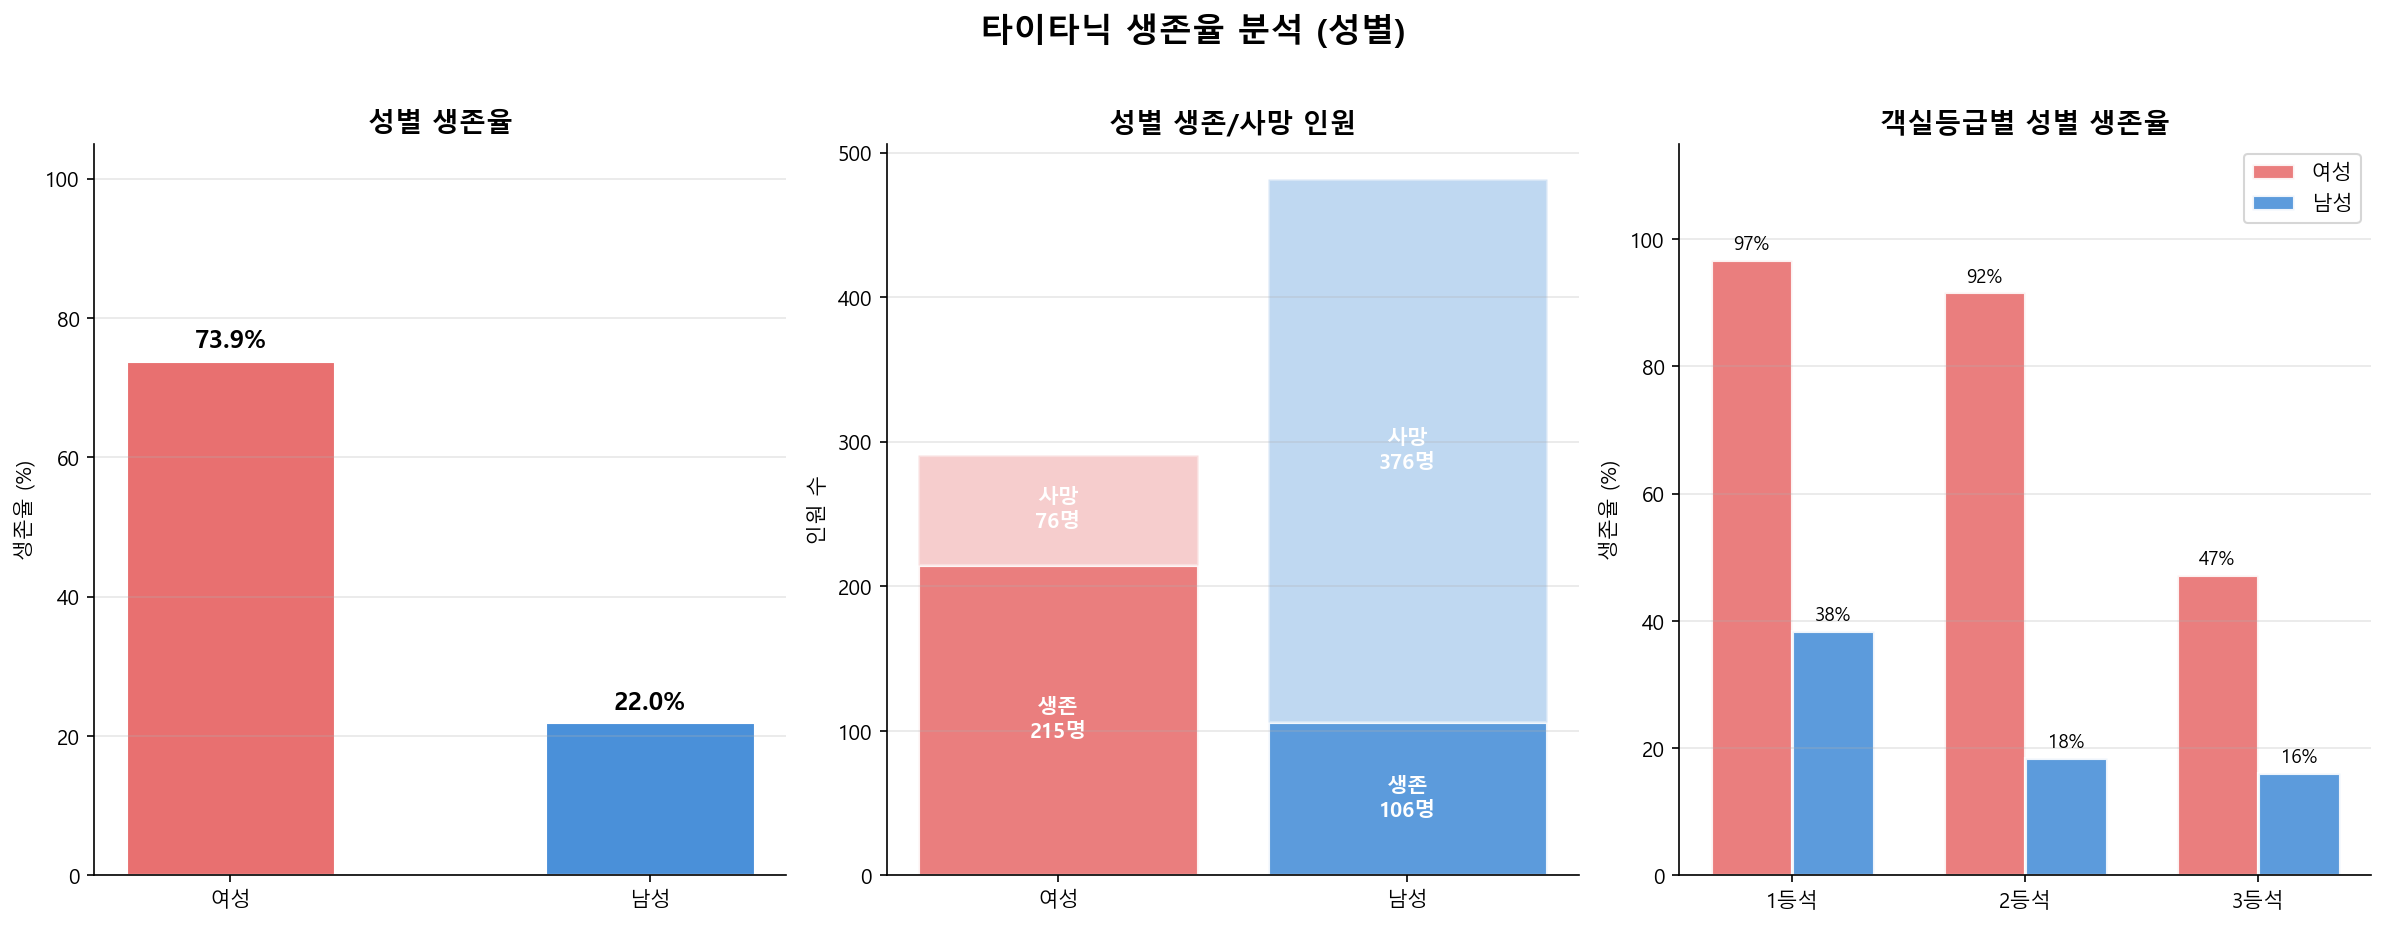

The Python source for this figure:
import pandas as pd
import matplotlib.pyplot as plt
import matplotlib.font_manager as fm
import seaborn as sns
import numpy as np

# ─────────────────────────────────────────
# 1. 데이터 로드 (seaborn 내장 타이타닉 데이터셋)
# ─────────────────────────────────────────
df = sns.load_dataset('titanic')
print("=" * 50)
print("[원본 데이터 정보]")
print(f"행: {df.shape[0]}, 열: {df.shape[1]}")
print(df.info())
print("\n[결측치 현황]")
print(df.isnull().sum())

# ─────────────────────────────────────────
# 2. 데이터 클렌징
# ─────────────────────────────────────────

# (1) age: 결측값을 성별·객실등급 그룹 중앙값으로 채우기
df['age'] = df.groupby(['sex', 'pclass'])['age'].transform(
    lambda x: x.fillna(x.median())
)

# (2) embarked: 결측값을 최빈값으로 채우기
df['embarked'] = df['embarked'].fillna(df['embarked'].mode()[0])

# (3) deck: 결측값 비율이 높아 분석에서 제외
df.drop(columns=['deck'], inplace=True)

# (4) embark_town / alive / class / who / adult_male / alone
#     seaborn 데이터셋의 중복 파생 컬럼 제거
df.drop(columns=['embark_town', 'alive', 'class', 'who',
                 'adult_male', 'alone'], inplace=True)

# (5) 나머지 결측값 포함 행 제거
df.dropna(inplace=True)

# (6) 이상값 제거: age 0 이하, fare 음수
df = df[(df['age'] > 0) & (df['fare'] >= 0)]

# (7) 중복 행 제거
df.drop_duplicates(inplace=True)

print("\n[클렌징 후 데이터 정보]")
print(f"행: {df.shape[0]}, 열: {df.shape[1]}")
print(df.isnull().sum())

# ─────────────────────────────────────────
# 3. 남성 / 여성 생존율 계산
# ─────────────────────────────────────────
survival_by_sex = df.groupby('sex')['survived'].agg(
    전체인원='count',
    생존인원='sum'
)
survival_by_sex['생존율(%)'] = (
    survival_by_sex['생존인원'] / survival_by_sex['전체인원'] * 100
).round(2)

print("\n[성별 생존율]")
print(survival_by_sex)

# 객실등급별 성별 생존율
survival_by_sex_pclass = df.groupby(['sex', 'pclass'])['survived'].mean() * 100
survival_by_sex_pclass = survival_by_sex_pclass.reset_index()
survival_by_sex_pclass.columns = ['sex', 'pclass', '생존율(%)']
survival_by_sex_pclass['생존율(%)'] = survival_by_sex_pclass['생존율(%)'].round(2)

# ─────────────────────────────────────────
# 4. 한글 폰트 설정 (Windows 맑은 고딕)
# ─────────────────────────────────────────
plt.rcParams['font.family'] = 'Malgun Gothic'
plt.rcParams['axes.unicode_minus'] = False

# ─────────────────────────────────────────
# 5. 시각화
# ─────────────────────────────────────────
fig, axes = plt.subplots(1, 3, figsize=(16, 6))
fig.suptitle('타이타닉 생존율 분석 (성별)', fontsize=16, fontweight='bold', y=1.02)

colors_sex   = {'male': '#4A90D9', 'female': '#E87070'}
labels_ko    = {'male': '남성', 'female': '여성'}

# ── 차트 1: 성별 생존율 막대 그래프 ──
ax1 = axes[0]
sexes      = survival_by_sex.index.tolist()
rates      = survival_by_sex['생존율(%)'].values
bar_colors = [colors_sex[s] for s in sexes]
bars = ax1.bar(
    [labels_ko[s] for s in sexes], rates,
    color=bar_colors, edgecolor='white', linewidth=1.5, width=0.5
)
for bar, rate in zip(bars, rates):
    ax1.text(bar.get_x() + bar.get_width() / 2,
             bar.get_height() + 1,
             f'{rate:.1f}%', ha='center', va='bottom', fontweight='bold', fontsize=12)
ax1.set_title('성별 생존율', fontsize=13, fontweight='bold')
ax1.set_ylabel('생존율 (%)')
ax1.set_ylim(0, 105)
ax1.grid(axis='y', alpha=0.3)
ax1.spines[['top', 'right']].set_visible(False)

# ── 차트 2: 성별 생존/사망 인원 누적 막대 ──
ax2 = axes[1]
for i, sex in enumerate(sexes):
    total    = survival_by_sex.loc[sex, '전체인원']
    survived = survival_by_sex.loc[sex, '생존인원']
    dead     = total - survived
    label    = labels_ko[sex]
    ax2.bar(label, survived, color=colors_sex[sex], alpha=0.9,
            edgecolor='white', linewidth=1.5, label='생존' if i == 0 else '')
    ax2.bar(label, dead, bottom=survived, color=colors_sex[sex], alpha=0.35,
            edgecolor='white', linewidth=1.5, label='사망' if i == 0 else '')
    ax2.text(i, survived / 2, f'생존\n{survived}명',
             ha='center', va='center', fontweight='bold', fontsize=10, color='white')
    ax2.text(i, survived + dead / 2, f'사망\n{dead}명',
             ha='center', va='center', fontweight='bold', fontsize=10, color='white')
ax2.set_title('성별 생존/사망 인원', fontsize=13, fontweight='bold')
ax2.set_ylabel('인원 수')
ax2.grid(axis='y', alpha=0.3)
ax2.spines[['top', 'right']].set_visible(False)

# ── 차트 3: 객실등급별 성별 생존율 ──
ax3 = axes[2]
pclasses  = [1, 2, 3]
x         = np.arange(len(pclasses))
width     = 0.35

for j, sex in enumerate(sexes):
    data = survival_by_sex_pclass[survival_by_sex_pclass['sex'] == sex]
    vals = [data[data['pclass'] == p]['생존율(%)'].values[0]
            if len(data[data['pclass'] == p]) > 0 else 0
            for p in pclasses]
    offset = (j - 0.5) * width
    bars2 = ax3.bar(x + offset, vals, width,
                    label=labels_ko[sex], color=colors_sex[sex],
                    edgecolor='white', linewidth=1.5, alpha=0.9)
    for bar, v in zip(bars2, vals):
        ax3.text(bar.get_x() + bar.get_width() / 2,
                 bar.get_height() + 1,
                 f'{v:.0f}%', ha='center', va='bottom', fontsize=9)

ax3.set_title('객실등급별 성별 생존율', fontsize=13, fontweight='bold')
ax3.set_ylabel('생존율 (%)')
ax3.set_xticks(x)
ax3.set_xticklabels(['1등석', '2등석', '3등석'])
ax3.set_ylim(0, 115)
ax3.legend()
ax3.grid(axis='y', alpha=0.3)
ax3.spines[['top', 'right']].set_visible(False)

plt.tight_layout()
plt.savefig('타이타닉_생존율분석.png', dpi=150, bbox_inches='tight')
print("\n그래프를 '타이타닉_생존율분석.png' 로 저장했습니다.")
plt.show()
